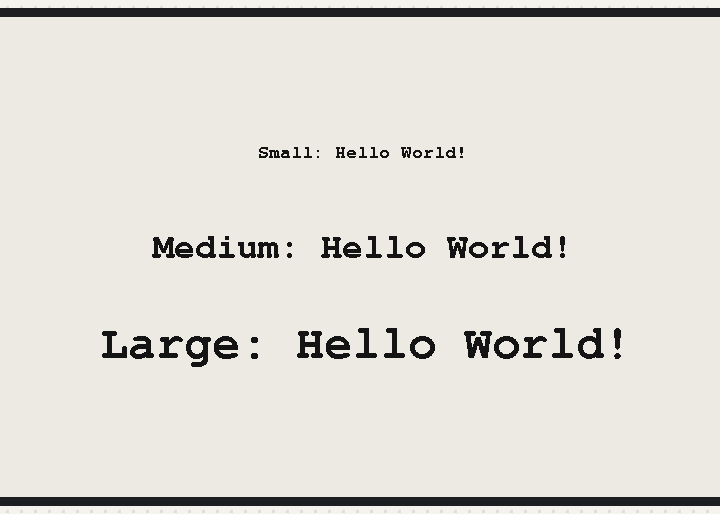
Simulated run of this sketch. Board: ESP32. Parts: 800×480 one-colour display.

Above: at 4.6 s.

The sketch:

Display.ino
```cpp
/*
  Display for reTerminal E1001
  Displays "Hello World!" in multiple font sizes on the 7.5" e-ink display.

  Uses GxEPD2 library with centered text.

  Author: @Handy_4ndy
  Date: December 2025
*/

// Include libraries for the e-ink display
#include <GxEPD2_BW.h>                // Main library for black and white e-ink displays
#include <Fonts/FreeMonoBold9pt7b.h>  // Small font for text
#include <Fonts/FreeMonoBold18pt7b.h> // Medium font for text
#include <Fonts/FreeMonoBold24pt7b.h> // Large font for text

// Define pins connected to the display (SPI communication)
#define EPD_SCK_PIN 7   // Clock pin
#define EPD_MOSI_PIN 9  // Data pin
#define EPD_CS_PIN 10   // Chip select (tells display to listen)
#define EPD_DC_PIN 11   // Data/command (switches between sending data or commands)
#define EPD_RES_PIN 12  // Reset pin
#define EPD_BUSY_PIN 13 // Busy pin (tells when display is ready)

// Create display object for the 7.5" e-ink screen
GxEPD2_BW<GxEPD2_750_GDEY075T7, GxEPD2_750_GDEY075T7::HEIGHT> display(GxEPD2_750_GDEY075T7(EPD_CS_PIN, EPD_DC_PIN, EPD_RES_PIN, EPD_BUSY_PIN));

// Create SPI object for fast communication with the display
SPIClass hspi(HSPI);

// Use Serial1 for USB serial communication (for logging)
HardwareSerial &usbSerial = Serial1;

// Function to center text on the screen
void printCentered(const char *text, int y)
{
    int16_t x1, y1;                                      // Temporary variables for text bounds
    uint16_t w, h;                                       // Width and height of the text
    display.getTextBounds(text, 0, 0, &x1, &y1, &w, &h); // Get text size
    int x = (800 - w) / 2;                               // Calculate center x position (screen is 800 wide)
    display.setCursor(x, y);                             // Move cursor to centered position
    display.print(text);                                 // Print the text
}

void setup()
{
    // Start USB serial at 115200 baud rate
    usbSerial.begin(115200, SERIAL_8N1, 44, 43);
    delay(500); // Wait for serial to be ready
    usbSerial.println("Display Hello World Started");

    // Start SPI communication for the display
    hspi.begin(EPD_SCK_PIN, -1, EPD_MOSI_PIN, -1);
    usbSerial.println("HSPI initialized");

    // Tell the display to use our SPI settings
    display.epd2.selectSPI(hspi, SPISettings(2000000, MSBFIRST, SPI_MODE0));

    // Initialize the display
    display.init(115200, true);
    usbSerial.println("Display initialized!");

    display.setRotation(0);              // Set display orientation (0 = normal)
    display.setFont(&FreeMonoBold9pt7b); // Start with small font
    display.setTextColor(GxEPD_BLACK);   // Set text color to black

    // Draw everything at once to avoid flickering
    display.setFullWindow(); // Update the whole screen
    display.firstPage();     // Start drawing
    do
    {
        display.fillScreen(GxEPD_WHITE); // Fill background with white
        // Small size text
        display.setFont(&FreeMonoBold9pt7b);
        printCentered("Small: Hello World!", 140);
        // Medium size text
        display.setFont(&FreeMonoBold18pt7b);
        printCentered("Medium: Hello World!", 240);
        // Large size text
        display.setFont(&FreeMonoBold24pt7b);
        printCentered("Large: Hello World!", 340);
    } while (display.nextPage()); // Finish drawing

    usbSerial.println("Hello World displayed.");
}

void loop()
{
    usbSerial.println("Display loop running...");
    delay(5000); // Wait 5 seconds before printing again
}
```
